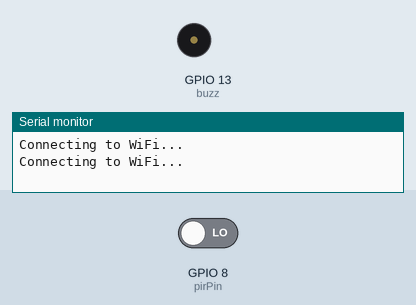
This sketch was run on a simulated ESP8266 (NodeMCU). Shown: buzzer (waves = sounding, pin HIGH), the last lines printed to the serial monitor. The inputs (shaded band) are chosen by the test bench; at power-on: GPIO 8 (pirPin) LOW. WiFi joins after 1.5 s; servers stay silent unless stated.

Above: at 3.2 s.
3.3 s: GPIO 8 (pirPin) driven HIGH
At 3.9 s:
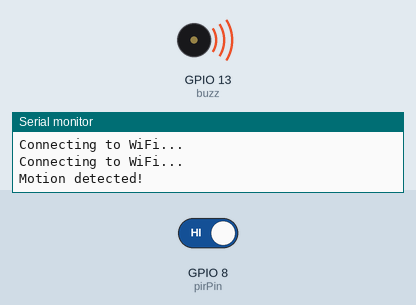
6.9 s: GPIO 8 (pirPin) driven LOW
At 8.2 s:
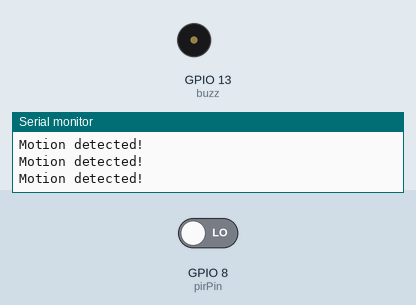
Timing chart, 0 to 9.9 s (numbered marks = the images above; inputs shaded):
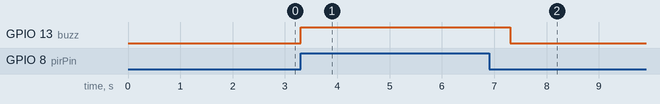

Measured:
- after the input at 3.3 s, GPIO 13 (buzz): LOW → HIGH at once
- after the input at 6.9 s, GPIO 13 (buzz): HIGH → LOW after 0.40 s

The sketch:

pengaturan_sensorv1.ino
```cpp
#include <Arduino.h>
#include <SoftwareSerial.h>
#include <ESP8266WiFi.h>
#include <FirebaseArduino.h>

int buzz = 13;      // Pin buzzer
int pirPin = 8;     // Pin sensor PIR
int val;            // Variabel untuk menyimpan nilai sensor PIR
bool motionDetected = false; // Variabel untuk melacak deteksi gerakan

SoftwareSerial espSerial(2, 3); // RX, TX (sesuaikan pinnya)

#define FIREBASE_HOST "https://homesentinel-f0358-default-rtdb.firebaseio.com/" // Ganti dengan URL Firebase Anda
#define FIREBASE_AUTH "AIzaSyCXSQqn1Ir2rpd5pW13qp1nFNIWluDQBPg" // Ganti dengan kunci otentikasi Firebase Anda

void setup() {
  pinMode(buzz, OUTPUT); // Mengatur pin buzzer sebagai OUTPUT
  pinMode(pirPin, INPUT); // Mengatur pin sensor PIR sebagai INPUT

  Serial.begin(9600); // Inisialisasi komunikasi serial dengan kecepatan 9600 bps
  espSerial.begin(9600); // Inisialisasi komunikasi serial dengan ESP8266

  WiFi.begin("your-ssid", "your-password"); // Menghubungkan ESP8266 ke jaringan WiFi

  // Tunggu hingga koneksi WiFi berhasil
  while (WiFi.status() != WL_CONNECTED) {
    delay(1000);
    Serial.println("Connecting to WiFi...");
  }

  Firebase.begin(FIREBASE_HOST, FIREBASE_AUTH); // Inisialisasi koneksi Firebase
}

void loop() {
  val = digitalRead(pirPin); // Membaca nilai dari sensor PIR

  if (val == HIGH) { // Jika sensor PIR mendeteksi gerakan
    motionDetected = true; // Set variabel motionDetected menjadi true
    Serial.println("Motion detected!"); // Cetak pesan ke monitor serial
    digitalWrite(buzz, HIGH); // Hidupkan buzzer
  } else {
    motionDetected = false; // Set variabel motionDetected menjadi false
    digitalWrite(buzz, LOW); // Matikan buzzer
  }

  if (motionDetected) { // Jika gerakan terdeteksi
    espSerial.println("Motion detected!"); // Kirim data ke ESP8266
    delay(1000); // Hindari pengiriman berulang dalam waktu singkat
  }

  if (Serial.available()) { // Jika ada data yang tersedia di komunikasi serial
    String data = Serial.readStringUntil('\n'); // Baca data dari komunikasi serial hingga karakter '\n'
    Firebase.setString("motion", data); // Kirim data ke Firebase dengan nama 'motion'
    Serial.println("Data sent to Firebase: " + data); // Cetak pesan ke monitor serial
  }
}
```
